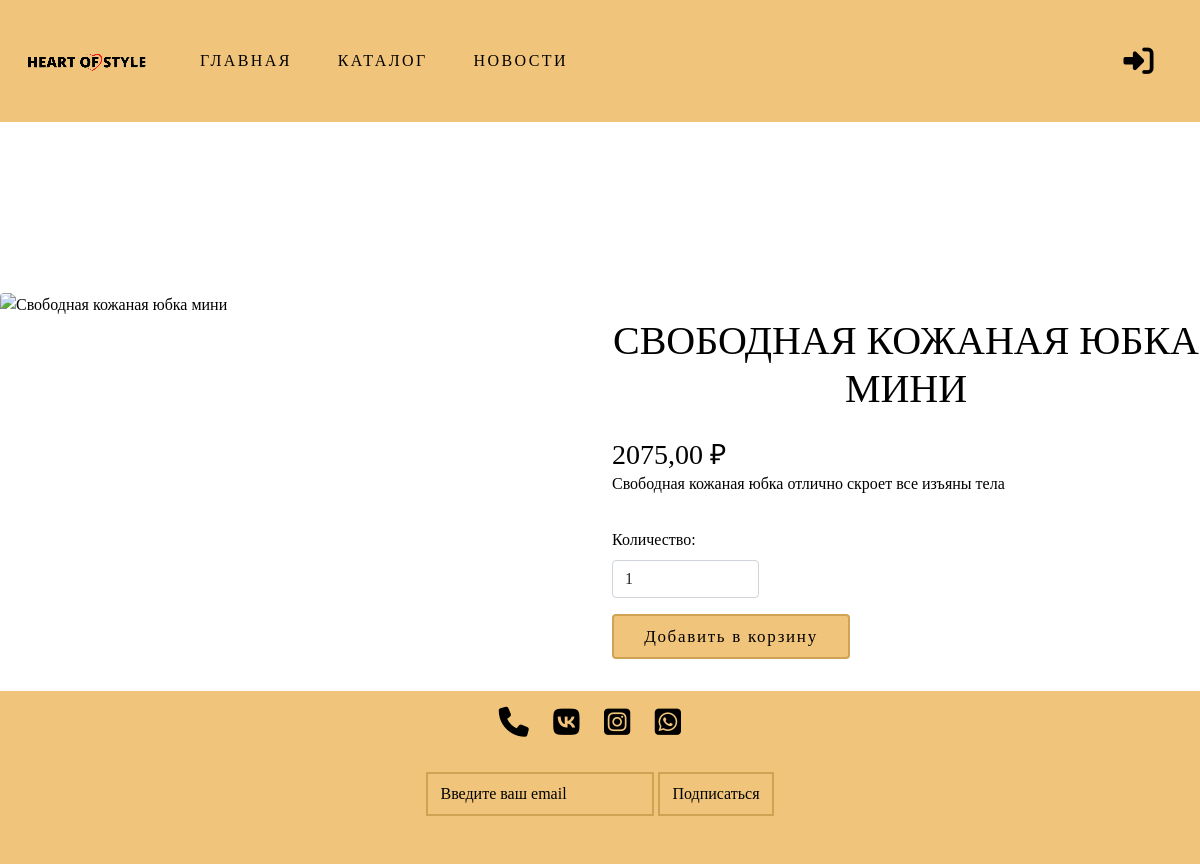
/product_detail/1/, run on an earlier commit of the app's database.
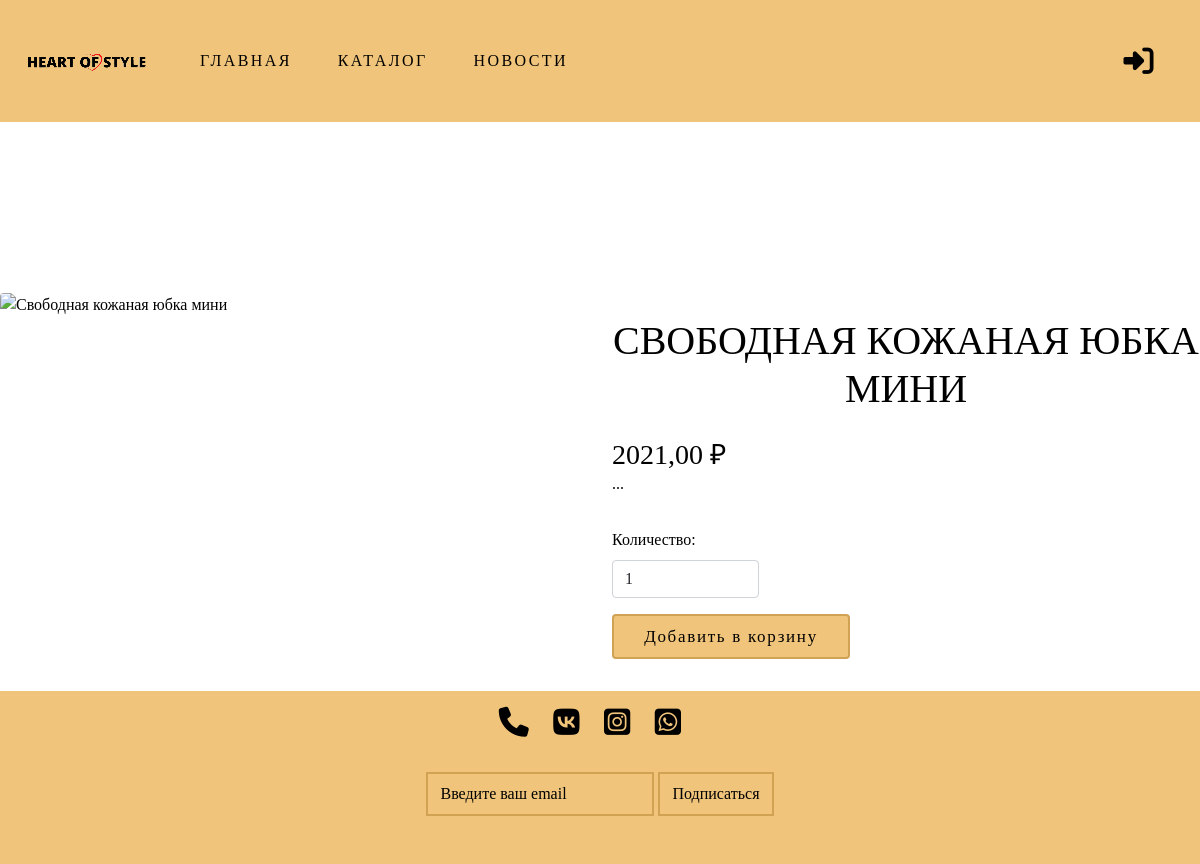
And on a later commit of the database.
### backend/general/models.py (models this page shows, shortened)
class Product(models.Model):
    name = models.CharField(max_length=100)
    description = models.TextField()
    price = models.DecimalField(max_digits=10, decimal_places=2)
    created_at = models.DateTimeField(auto_now_add=True)

### backend/general/views.py (the view)
# urls.py: path('product_detail/<int:pk>/', product_detail, name='product_detail'),
def product_detail(request, pk):
    product = get_object_or_404(Product, pk=pk)
    return render(request, 'product_detail.html', {'product': product})

### frontend/templates/product_detail.html (shortened to what this page needs)
{% extends 'base.html' %}
{% load static %}
{% block content %}
<div class="container mt-5">
    <div class="row">
        <div class="col-md-6">
            <img src="{{ product.image.url }}" class="img-fluid rounded" alt="{{ product.name }}">
        </div>
        <div class="col-md-6">
            <h1>{{ product.name }}</h1>
            <h3>{{ product.price }} ₽</h3>
            <p>{{ product.description }}</p>
            <form method="post" action="{% url 'add_to_cart' product.id %}">
                <div class="mb-3">
                    <label for="quantity" class="form-label">Количество:</label>
                    <input type="number" id="quantity" name="quantity" class="form-control w-25" value="1" min="1">
                </div>
                <button type="submit" class="btn btn-primary">Добавить в корзину</button>
            </form>
        </div>
    </div>
</div>
{% endblock %}

What changed in the data, as far as the page shows it:
changed Product "СВОБОДНАЯ КОЖАНАЯ ЮБКА МИНИ": price "2075,00" → "2021,00"; description "Свободная кожаная юбка отлично скроет все изъяны тела" → "..."
